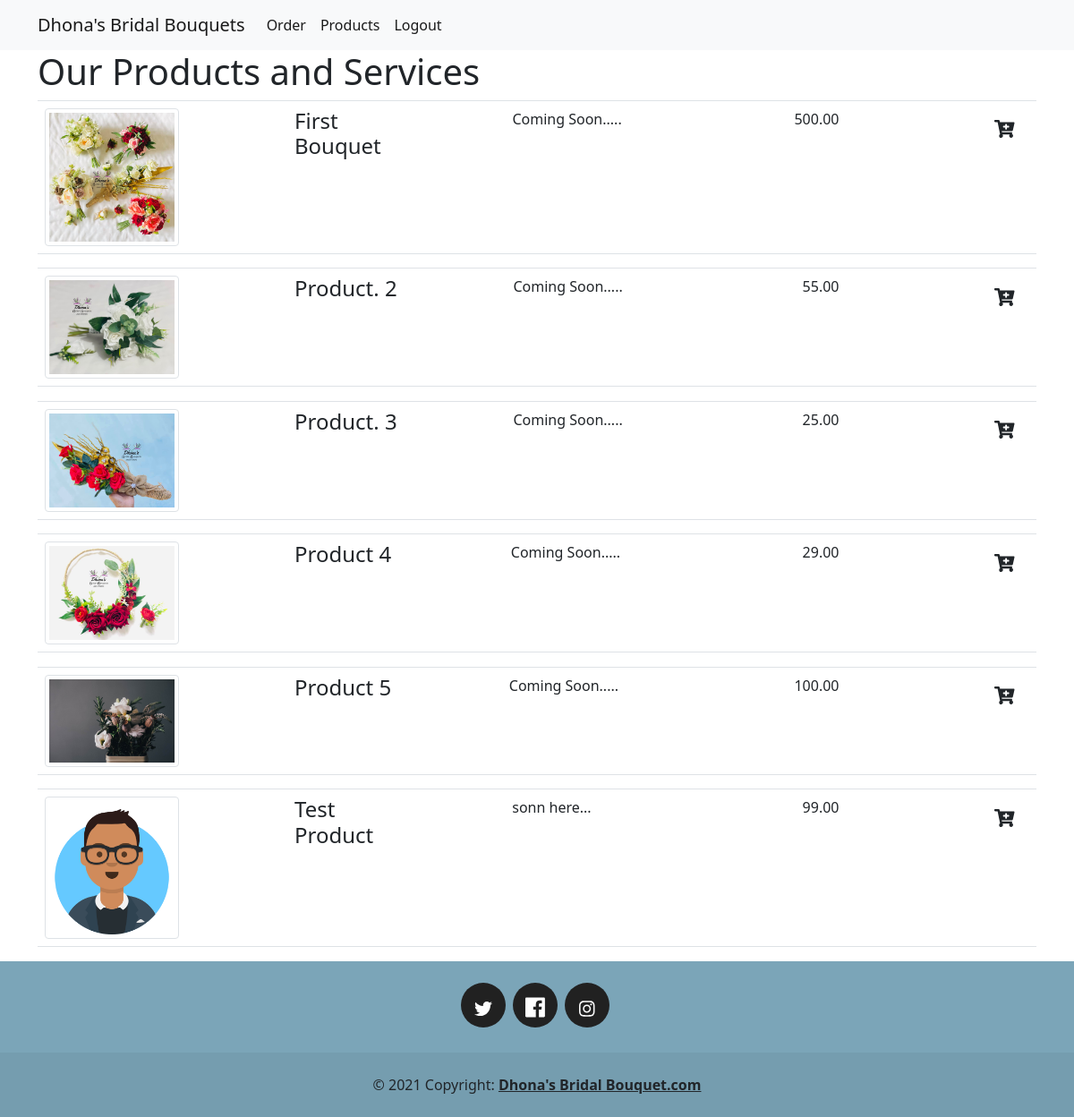
Page /product_page (signed in) on the committed database.
### flower/models.py (models this page shows, shortened)
class Product(models.Model):
    product_id = models.IntegerField(max_length=4, null=True, blank=True)
    title = models.CharField(max_length=220)
    image = models.ImageField(upload_to='static/img', null=True, blank=True)
    content = models.TextField(null=True, blank=True)
    price = models.DecimalField(max_digits=10, decimal_places=2, default=0.00)

### flower/views.py (the view)
# urls.py: path('product_page', views.product_page, name='product_page'),
def product_page(request, *args, **kwargs):
    qs = Product.objects.all()
    product = None
    if qs.exists():
        product = qs.all()
    return render(request, 'flower/product_page.html', {'object': product})

### templates/flower/product_page.html (shortened to what this page needs)
{% extends 'flower/base.html' %}
{% block body %}
    <div class="container">
        <h1> Our Products and Services</h1>
        <div class="row">
            <div class="col-12">
                {% for product in object %}
                    <table class="table table-image">
                        <tbody>
                        <tr>
                            <td class="w-25">
                                {% if product.image %}
                                    <img class="img-fluid img-thumbnail" src='{{ product.image.url }}'
                                         style='width:150px'/>
                                {% endif %}
                            </td>
                            <td style="width: 200px;">
                                <h4>{{ product.title }}</h4>
                            </td>
                            <td style="width: 500px; padding-left:100px;">
                                {% if product.content %}
                                    {{ product.content }}
                                {% endif %}
                            </td>
                            <td style="padding-left:100px;">
                                {% if product.price %}
                                    {{ product.price }}
                                {% endif %}
                            </td>
                            <td style="padding-left:100px;">
                                <a class="btn btn-lg mb-5 ms-5" href="{% url 'slected_item' product.pk %}"> <i class="fas fa-cart-plus"></i> </a>
                            </td>
                        </tr>
                        </tbody>
                    </table>
                {% endfor %}
            </div>
        </div>
    </div>
{% endblock %}

### static/css/base.css (style rules this page uses)
a { color: grey; }

### rows in the picture
Product: image (picture), title "First Bouquet", content "Coming Soon.....", price "500.00"
Product: image (picture), title "Product. 2", content "Coming Soon.....", price "55.00"
Product: image (picture), title "Product. 3", content "Coming Soon.....", price "25.00"
Product: image (picture), title "Product 4", content "Coming Soon.....", price "29.00"
Product: image (picture), title "Product 5", content "Coming Soon.....", price "100.00"
Product: image (picture), title "Test Product", content "sonn here...", price "99.00"
